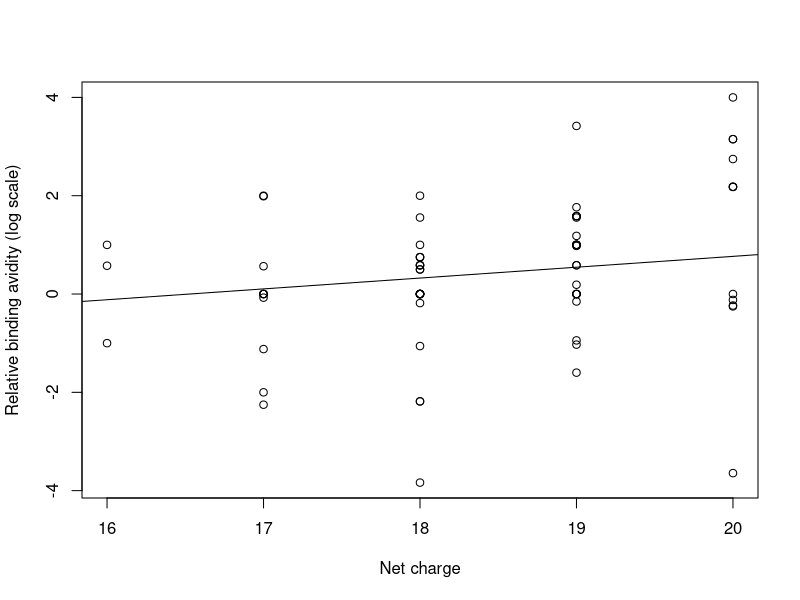

Here is the R script that generated this plot: (Note: this script raises an error after producing the figure.)
# plot the correlation between binding avidity and absolute netcharge
# to demonstrate not only netcharge change but also the absolute netcharge will affect binding

M <- read.csv('RDE/abs_charge.csv')
plot(M$abs_netcharge, M$abs_binding, xaxt = "n", xlab = "Net charge",
       ylab = "Relative binding avidity (log scale)")

axis(1, at=-2:2, labels=16:20)

reg1 <- lm(M$abs_netcharge~M$abs_binding)
abline(reg1) +
  ylim(c(0, 80)) +
  theme(axis.text=element_text(size=14), axis.title=element_text(size=14,face="bold"))
summary(reg1)